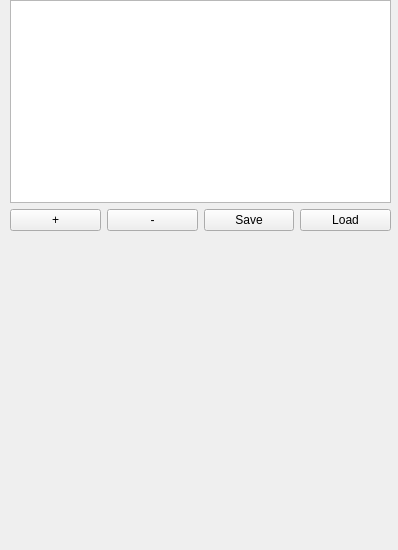
<?xml version="1.0" encoding="UTF-8"?>
<ui version="4.0">
 <class>PointListView</class>
 <widget class="QWidget" name="PointListView">
  <property name="geometry">
   <rect>
    <x>0</x>
    <y>0</y>
    <width>398</width>
    <height>550</height>
   </rect>
  </property>
  <property name="windowTitle">
   <string>Form</string>
  </property>
  <widget class="QWidget" name="verticalLayoutWidget">
   <property name="geometry">
    <rect>
     <x>10</x>
     <y>0</y>
     <width>381</width>
     <height>231</height>
    </rect>
   </property>
   <layout class="QVBoxLayout" name="verticalLayout">
    <item>
     <widget class="QmitkPointListView" name="PointsTable"/>
    </item>
    <item>
     <layout class="QHBoxLayout" name="horizontalLayout">
      <item>
       <widget class="QPushButton" name="AddPointBtn">
        <property name="text">
         <string>+</string>
        </property>
       </widget>
      </item>
      <item>
       <widget class="QPushButton" name="RemovePointBtn">
        <property name="text">
         <string>-</string>
        </property>
       </widget>
      </item>
      <item>
       <widget class="QPushButton" name="SaveBtn">
        <property name="text">
         <string>Save</string>
        </property>
       </widget>
      </item>
      <item>
       <widget class="QPushButton" name="LoadBtn">
        <property name="text">
         <string>Load</string>
        </property>
       </widget>
      </item>
     </layout>
    </item>
   </layout>
  </widget>
 </widget>
 <customwidgets>
  <customwidget>
   <class>QmitkPointListView</class>
   <extends>QListView</extends>
   <header>QmitkPointListView.h</header>
  </customwidget>
 </customwidgets>
 <resources/>
 <connections/>
</ui>
